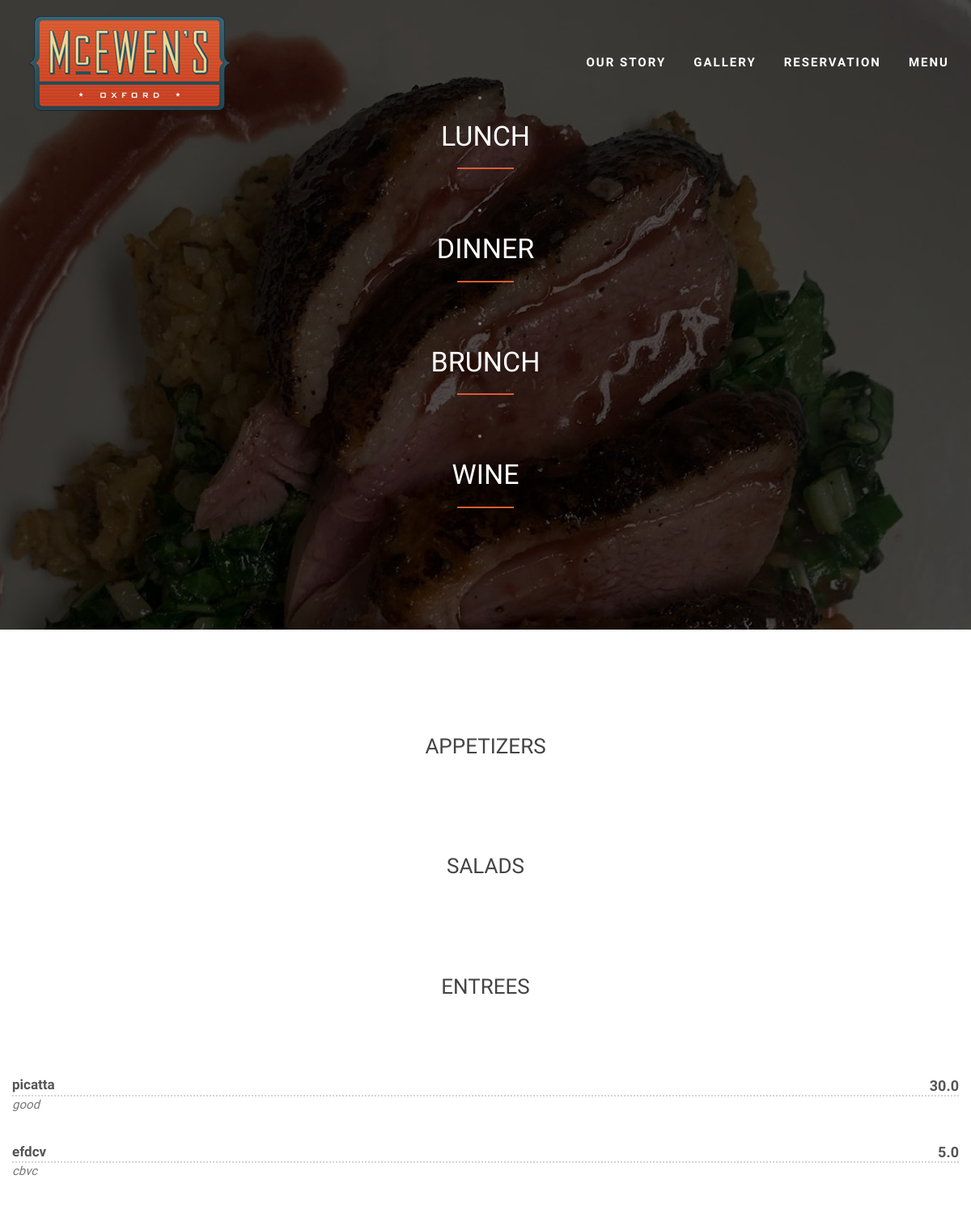
Screenshot of /dinner/ with the database file from the repository.
### mcewens/models.py (models this page shows)
class MenuItem(models.Model):
    name = models.CharField(max_length=50)
    CATEGORY_CHOICES = (
        ("Brunch", "Brunch"),
        ("Lunch", "Lunch"),
        ("Dinner", "Dinner"),
        ("Wine and Cocktails", "Wine and Cocktails"),
    )
    category = models.CharField(choices=CATEGORY_CHOICES, max_length=50)
    TYPE_CHOICES = (
        ("Appetizers", "Appetizers"),
        ("Salads", "Salads"),
        ("Soups", "Soups"),
        ("Entrees", "Entrees"),
        ("Sandwiches", "Sandwiches"),
        ("Wine", "Wine"),
        ("Cocktails", "Cocktails"),
    )
    item_type = models.CharField(choices=TYPE_CHOICES, max_length=50, blank=True)
    description = models.TextField(max_length=200, blank=True)
    price = models.CharField(max_length=50)
    CURRENT_CHOICES = (
        (1, "On menu"),
        (0, "Not on menu"),
    )
    current = models.IntegerField(default=1, choices=CURRENT_CHOICES)
    class Meta:
        unique_together = ("name", "category")

### mcewens/views.py (the view)
# urls.py: path("dinner/", dinner_view, name="dinner"),
def dinner_view(request):
    TYPES = ("Appetizers", "Salads", "Entrees")
    dinner_item = get_current_by_category("Dinner").values()
    return render(request, "dinner.html", {"types": TYPES, "items": dinner_item})

### mcewens/models.py (called while the page is built)
def get_current_by_category(cat):
    return MenuItem.objects.filter(category=cat, current=1)

### mcewens/templates/dinner.html (shortened to what this page needs)
{% extends 'index.html' %} {% block content%}
<div id="restaurant-menu-dinner">
  <div class="section-title text-center center">
    <div class="overlay">
      <li>
        <a id="lunch-link" href="{% url 'lunch' %}" class="page-scroll">
          <h2>Lunch</h2>
        </a>
      </li>
      <hr />
      <li>
        <a id="dinner-link" href="{% url 'dinner' %}" class="page-scroll">
          <h2>Dinner</h2>
        </a>
      </li>
      <hr />
      <li>
        <a id="brunch-link" href="{% url 'brunch' %}" class="page-scroll">
          <h2>Brunch</h2>
        </a>
      </li>
      <hr />
      <li>
        <a id="wine-link" href="{% url 'wine' %}" class="page-scroll">
          <h2>Wine</h2>
        </a>
      </li>
      <hr />
    </div>
  </div>
  <div class="container">
    <div class="row">
   {% for type in types %}
      <div class="container">
        <div class="row">
           <div class="overlay">
            <h2 class="menu-section-title">{{ type }}</h2>
            <div class="overlay">
              <div class="container">
                <div class="row">
                    {% for item in items %} {% if item.item_type == type %}
                    <div class="menu-item">
                      <div class="menu-item-name">{{ item.name }}</div>
                      <div class="menu-item-price">{{ item.price }}</div>
                      <div class="menu-item-description">{{ item.description }}</div>
                    </div>
                    {% endif %} {% endfor %} {% endfor %}
                  </div>
                  {% endblock content%}

### mcewens/static/css/style.css (style rules this page uses)
body, html { font-family: 'Raleway', sans-serif; text-rendering: optimizeLegibility !important; -webkit-font-smoothing: antialiased !important; color: #777; font-weight: 300; width: 100% !important; height: 100% !important; -webkit-font-smoothing: antialiased !important; }
h2 { margin-bottom: 20px; margin: 10 0 20px 0; font-weight: 500; font-size: 34px; color: #333; text-transform: uppercase; }
a { color: #DB5C32; }
hr { height: 2px; width: 70px; text-align: center; position: relative; background: #DB5C32; margin: 0; margin-bottom: 40px; border: 0; }
.section-title { margin-bottom: 70px; }
.section-title .overlay { padding: 110px 0; background: rgba(0, 0, 0, 0.7); }
.section-title hr { margin: 0 auto; margin-bottom: 40px; }
#restaurant-menu-dinner .section-title { background: #444 url(../img/duck.jpg) center center no-repeat fixed; background-size: cover; }
#restaurant-menu-dinner .section-title h2 { color: #fff; }
#restaurant-menu-dinner .menu-section-title { font-size: 26px; display: block; font-weight: 500; color: #444; margin: 60px 0; text-align: center; }
#restaurant-menu-dinner .menu-item { margin: 35px 0; font-size: 18px; }
#restaurant-menu-dinner .menu-item-name { font-weight: 600; font-size: 17px; color: #555; border-bottom: 2px dotted rgb(213, 213, 213); }
#restaurant-menu-dinner .menu-item-description { font-style: italic; font-size: 15px; }
#restaurant-menu-dinner .menu-item-price { float: right; font-weight: 600; color: #555; margin-top: -26px; }

### rows the page displays
MenuItem: name "picatta", price "30.0", description "good"
MenuItem: name "efdcv", price "5.0", description "cbvc"

### other values shown
{{ type }} "APPETIZERS" "SALADS" "ENTREES"
